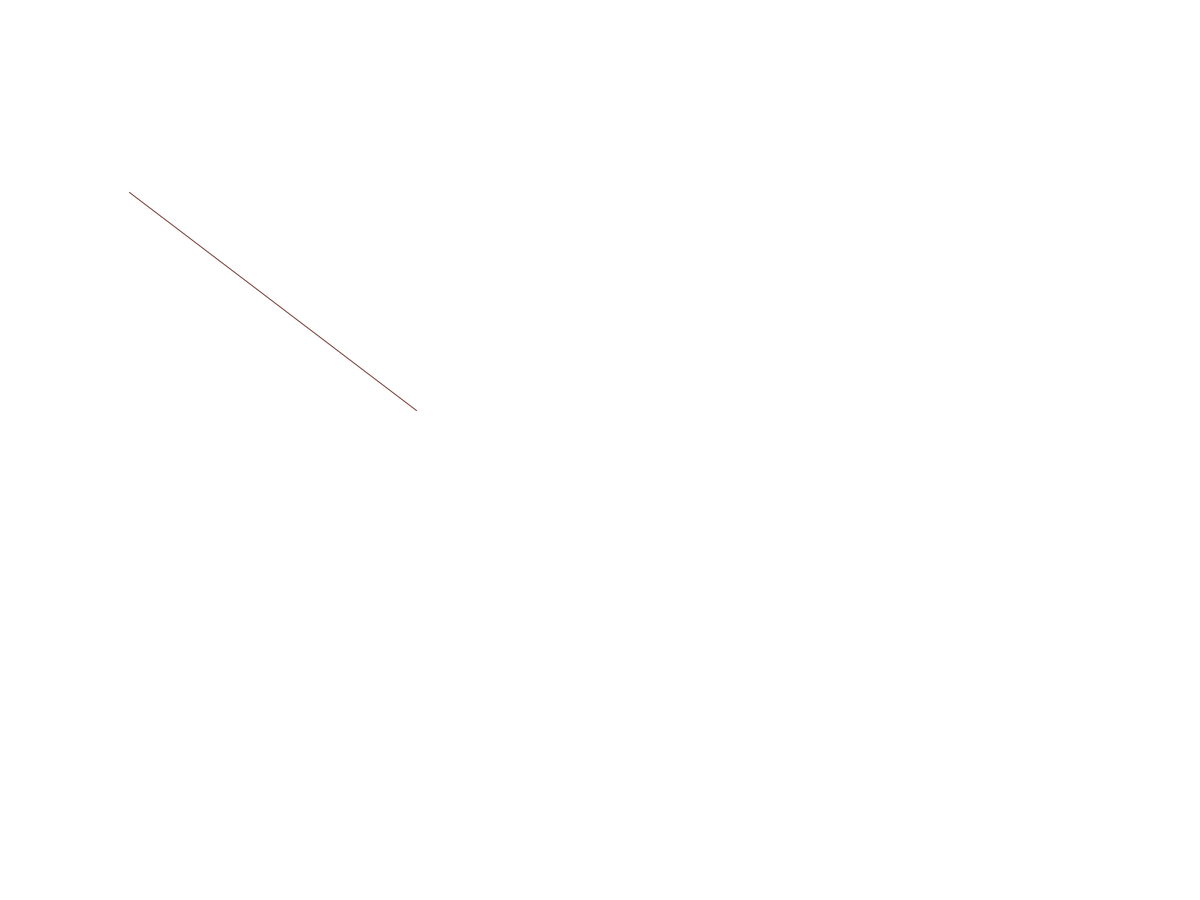
Frame 1 (no input)
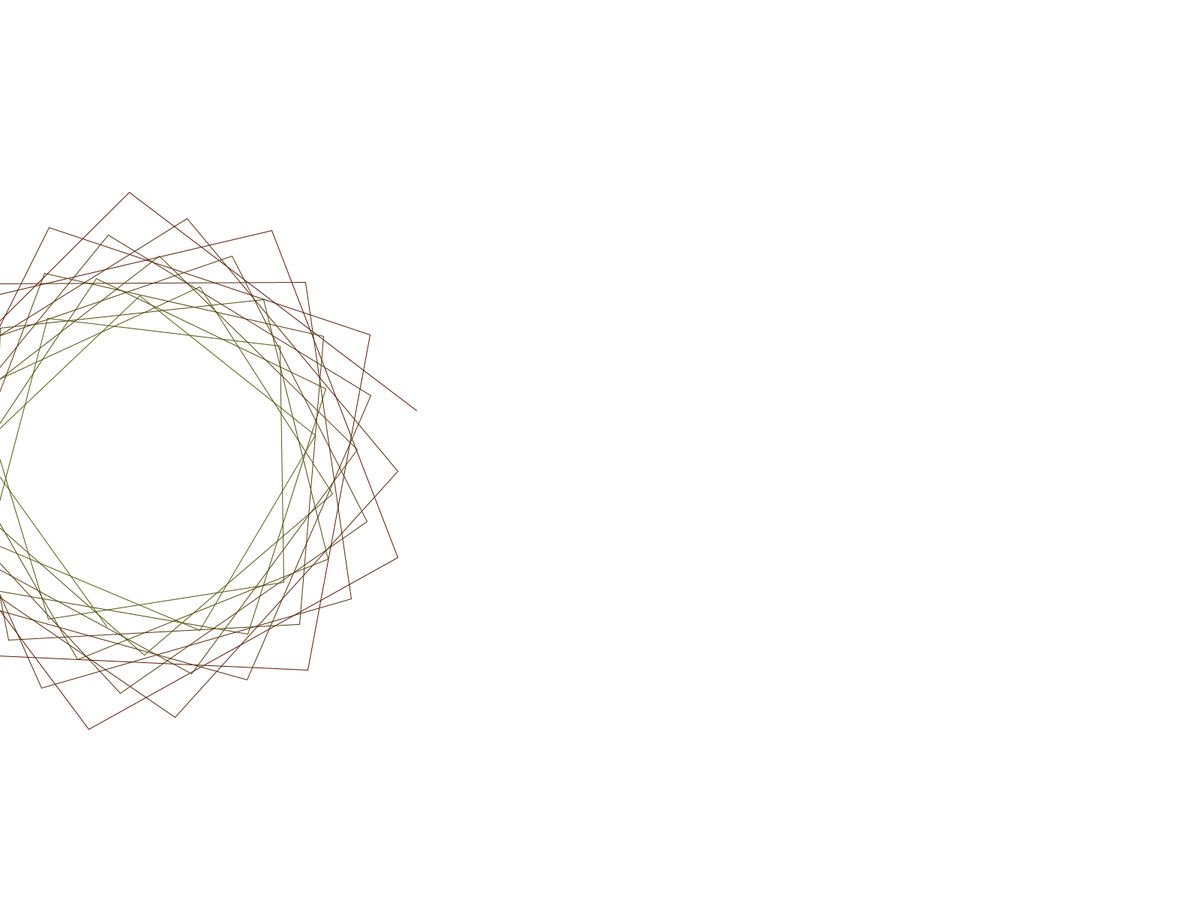
Frame 60 (the mouse pressed at the canvas centre just before this capture)
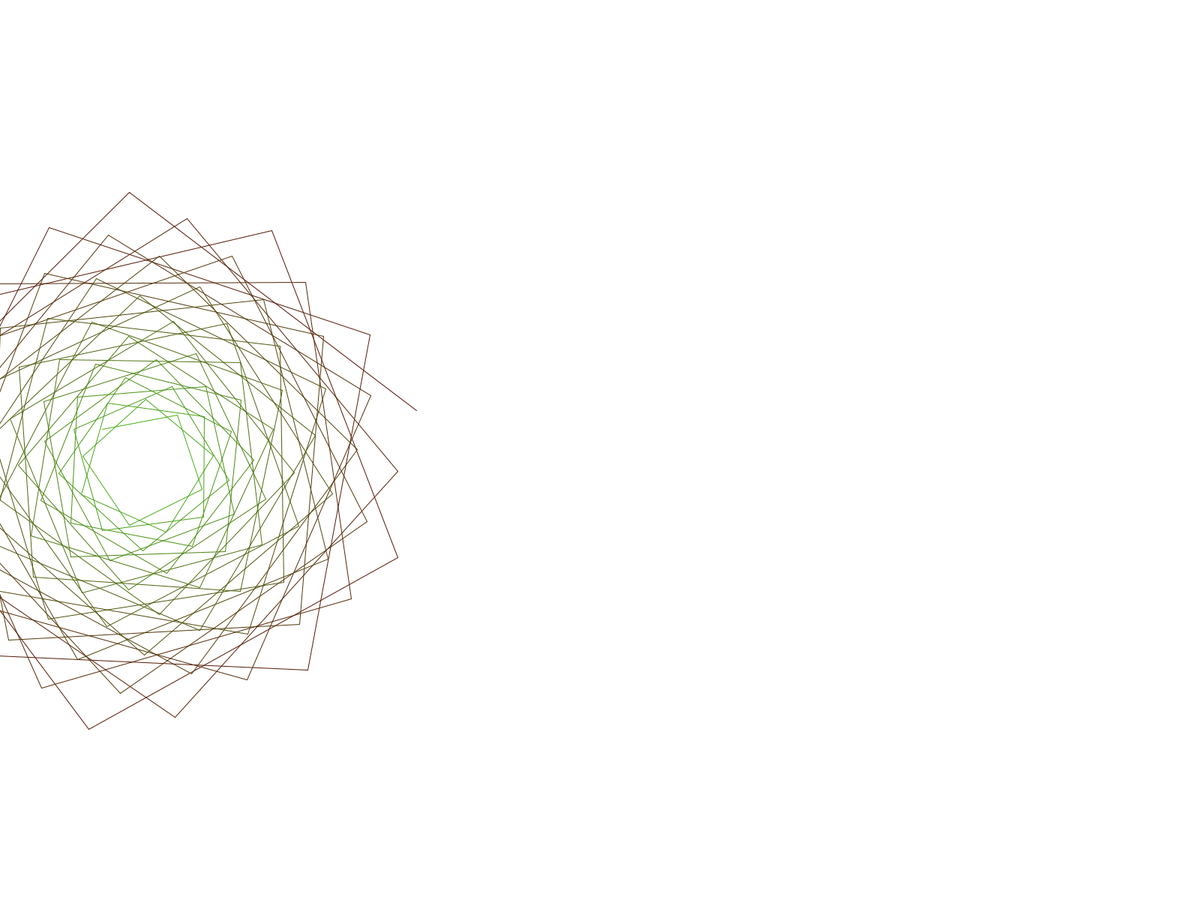
Frame 120 (the mouse held since frame 60 and released just before this capture)

The Processing sketch that drew these frames (run headless with seeded random() and noise(); from frame 60 on, the mouse is pressed at the canvas centre):

// Processing sketch: spirograph
// ── spirograph.pde
float angle = 0.0;
float rotation = 0.0;
float speed = 0.0;
float deceleration = 0.0;

//float driftAngle = 0.0;
//float driftSpeed = 0.0;

float xNew, yNew, xOld, yOld;

color color1;
color color2;

void setup()
{
  fullScreen();
  background(255);
  reset();
}

void draw()
{
  xOld = xNew;
  yOld = yNew;
  
  xNew += sin(radians(angle)) * speed;
  yNew += cos(radians(angle)) * speed;
  
  //xNew += sin(radians(driftAngle)) * driftSpeed;
  //yNew += cos(radians(driftAngle)) * driftSpeed;
  
  stroke(lerpColor(color1, color2, speed / 500));
  
  line(xOld,yOld,xNew,yNew);
  
  speed -= deceleration;
  angle += rotation;
  
  if (speed <= 0)
  {
    reset();
    noStroke();
    fill(255,5);
    filter(BLUR, 1);
    rect(0,0,width,height);
  }
}

void reset()
{
  angle = random(360);
  rotation = random(60,145);
  speed = random(100,500);
  deceleration = random(2, 7);
  
  //driftAngle = random(360);
  //driftSpeed = random(3,10);
  
  color1 = getRandomColor();
  color2 = getRandomColor();
  
  xNew = random(0,width);
  yNew = random(0,height);
}

color getRandomColor()
{
  float x,y,z;
  color returnColor = color(0);
  
  x = random(1);
  y = random(1) * x;
  z = random(1) * y;
  
  switch (int(random(6)))
  {
    case 0:
      returnColor = color(x * 255, y * 255, z * 255);
      break;
    case 1:
      returnColor = color(x * 255, z * 255, y * 255);
      break;
    case 2:
      returnColor = color(z * 255, y * 255, x * 255);
      break;
    case 3:
      returnColor = color(y * 255, x * 255, z * 255);
      break;
    case 4:
      returnColor = color(y * 255, z * 255, x * 255);
      break;
    case 5:
      returnColor = color(z * 255, x * 255, y * 255);
      break;
  }
  
  return returnColor;
}
